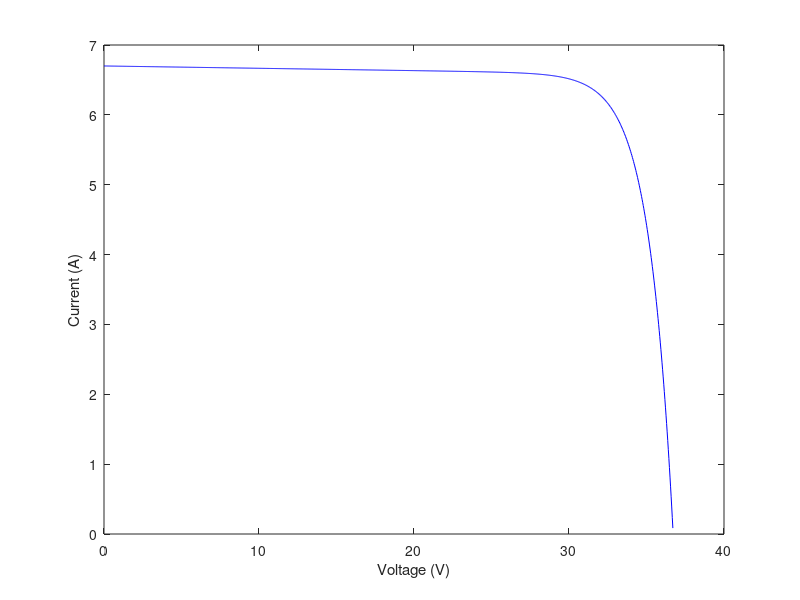
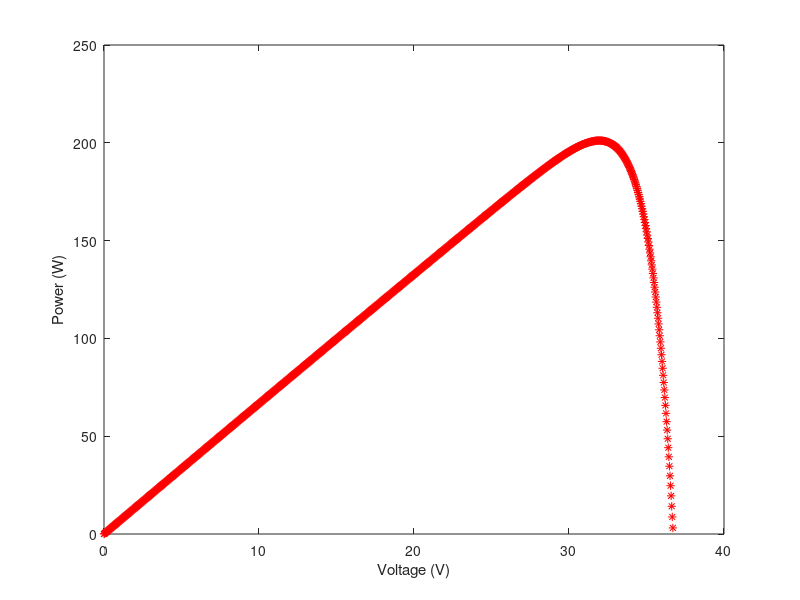

Recreate these plots in MATLAB, in order.
function[V_PV,I_PV] = PV_model()
V_oc = 36.7; % 开路电压（V）
I_sc = 6.7; % 短路电流（A）
I_o = 3e-10;   % 反向饱和电流 [A]
q = 1.6e-19;  % 元电荷 [C]
n = 1; % 理想因子
k = 1.38e-23; % 玻尔兹曼常数 [J/K]
R_sh = 300; % 并联电阻(Ω)
T = 298; % 温度（K）
num_cells = 60; % 光伏电池数量

% 参数范围设置
V_PV = linspace(0, V_oc, 1000);
I_PV = zeros(size(V_PV));
P = zeros(size(V_PV));

% 光生电流
I_ph = I_sc;
    
% 输出电流与输出电压的计算   
for iter = 1:1000
    I1 = I_o*(exp((q*V_PV)/(n*k*T*num_cells))-1);
    I2 = (V_PV)/R_sh;
    I_PV = I_ph - I1 - I2;
    P = V_PV .* I_PV;    
end
I_PV = max(0, I_PV); % 确保电流非负
figure;
plot(V_PV, I_PV, '-b');
xlabel('Voltage (V)')
ylabel('Current (A)')
figure;
plot(V_PV, P, '*r');
xlabel('Voltage (V)')
ylabel('Power (W)')
end